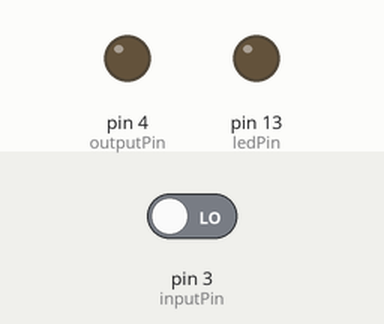
Bench run of a sketch on a simulated Arduino Uno, built with avr-gcc and run on an emulated ATmega328P. Shown: output pins drawn as LEDs (lit = HIGH). The test bench sets the inputs (shaded band); at power-on: pin 3 (inputPin) LOW.

Above: at 1.2 s.
1.3 s: pin 3 (inputPin) driven HIGH
At 2.0 s:
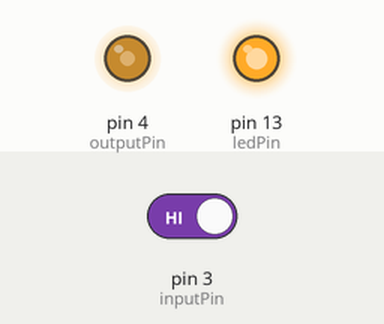
2.8 s: pin 3 (inputPin) driven LOW
At 3.9 s:
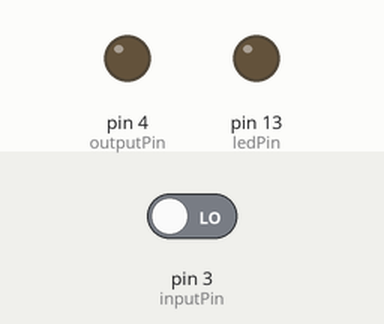
4.3 s: pin 3 (inputPin) driven HIGH
At 5.5 s:
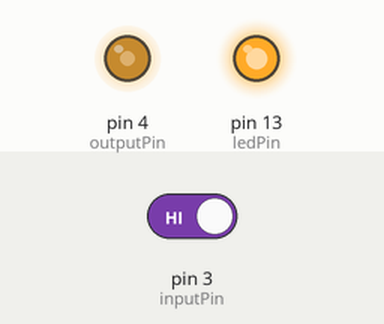
Timing chart, 0 to 7.3 s (numbered marks = the images above; inputs shaded):
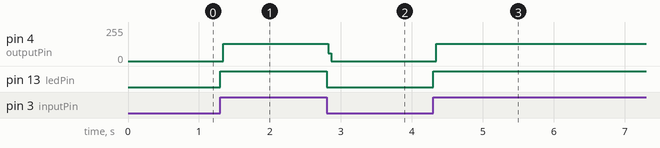

Measured:
- after the input at 1.3 s, pin 4 (outputPin): 0/255 → 128/255 at once; pin 13 (ledPin): LOW → HIGH at once
- after the input at 2.8 s, pin 4 (outputPin): 128/255 → 0/255 at once; pin 13 (ledPin): HIGH → LOW at once
- after the input at 4.3 s, pin 4 (outputPin): 0/255 → 128/255 at once; pin 13 (ledPin): LOW → HIGH at once

The sketch:

buzzer.ino
```cpp
#include <TimerOne.h>

const unsigned long period = 500; // 1000000 for one second

const int inputPin = 3;
const int outputPin = 4;
const int ledPin = 13;

void setup()
{
  pinMode(inputPin, INPUT);
  pinMode(outputPin, OUTPUT);
  pinMode(ledPin, OUTPUT);

  Timer1.initialize(period);
  Timer1.attachInterrupt(onTimer);
}

void loop() {}

void onTimer(void)
{
  bool isAlert = digitalRead(inputPin) == HIGH;

  if (isAlert)
    digitalWrite(outputPin, !digitalRead(outputPin));

  digitalWrite(ledPin, isAlert);
}
```
